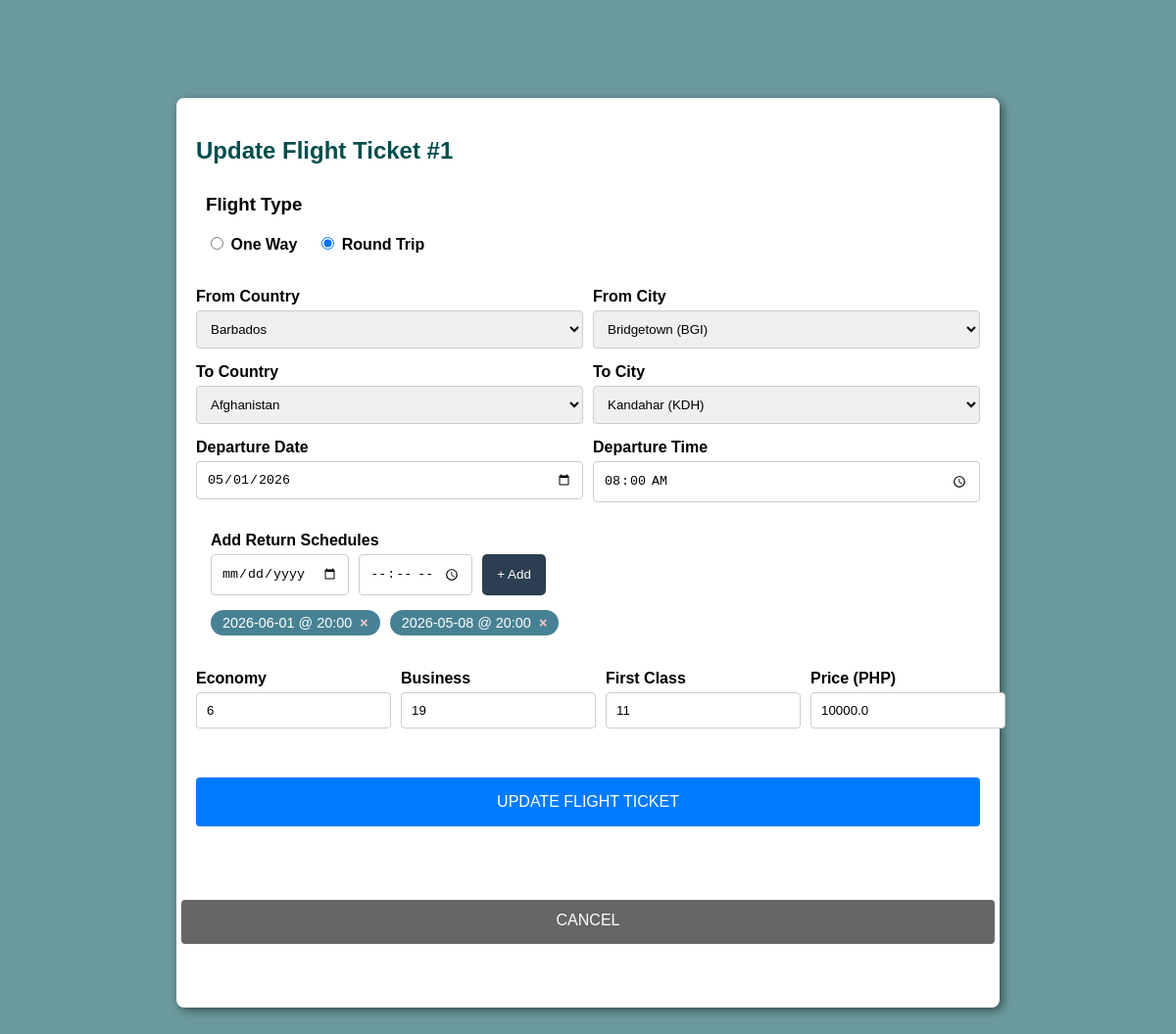
Page /edittickets/1 on the committed database.
### app.py (models this page shows)
class Flight(db.Model):
    id = db.Column(db.Integer, primary_key=True)
    from_country = db.Column(db.String(50), nullable=False)
    from_city = db.Column(db.String(50), nullable=False)
    to_country = db.Column(db.String(50), nullable=False)
    to_city = db.Column(db.String(50), nullable=False)
    dep_date = db.Column(db.String(20), nullable=False)
    dep_time = db.Column(db.String(20), nullable=False)
    ret_date = db.Column(db.Text, nullable=False)
    ret_time = db.Column(db.String(100), nullable=False)
    duration = db.Column(db.String(20), nullable=False)
    tickets_economy = db.Column(db.Integer)
    tickets_business = db.Column(db.Integer)
    tickets_first = db.Column(db.Integer)
    price = db.Column(db.Float, nullable=False)
    promo_code = db.Column(db.String(50), nullable=False)
    trip_type=db.Column(db.String(50), nullable=False)
    status=db.Column(db.String(20),nullable=False)

### app.py (the view, shortened to what this page needs)
@app.route('/edittickets/<int:flight_id>', methods=['GET', 'POST'])
def edittickets(flight_id):
    flight = Flight.query.get_or_404(flight_id)
    return render_template('edittickets.html', flight=flight, countries=COUNTRIES_LIST)

### app.py (called while the page is built)
@app.after_request
def add_header(response):
    response.headers["Cache-Control"] = "no-cache, no-store, must-revalidate"
    response.headers["Pragma"] = "no-cache"
    response.headers["Expires"] = "0"
    return response

### templates/edittickets.html (shortened to what this page needs)
<!DOCTYPE html>
<html lang="en">
<head>
    <link rel="stylesheet" href="{{ url_for('static', filename='adminstyle.css') }}">
</head>
<body style="height: fit-content;">
<div class="allbody" style="display: flex; background-color: #6b9a9d; justify-content: center; align-items: center; min-height: 80vh;">
    <div style="width: 100%; height: auto; position: relative; display: flex; justify-content: center; padding: 50px 0;">
        <div class="admin-form-container">
            <form action="{{ url_for('edittickets', flight_id=flight.id) }}" method="POST">
                <h2 style="color: #004d4d; margin-bottom: 20px;">Update Flight Ticket #{{ flight.id }}</h2>
                <div class="promo-section" style="margin-bottom: 20px; background: rgba(255,255,255,0.2); padding: 10px; border-radius: 8px;">
                    <h3 style="margin-top: 0;">Flight Type</h3>
                    <div style="display: flex; gap: 20px;">
                        <label><input type="radio" name="trip_type" value="one way trip" onclick="toggleReturn()" {% if flight.trip_type == 'one way trip' %}checked{% endif %}> One Way</label>
                        <label><input type="radio" name="trip_type" value="round trip" onclick="toggleReturn()" {% if flight.trip_type == 'round trip' %}checked{% endif %}> Round Trip</label>
                    </div>
                </div>
                <div class="form-row">
                    <div class="form-group">
                        <label>From Country</label>
                        <select id="from_country" name="from_country" onchange="updateCities('from_country', 'from_city')" required>
                            {% for country in countries %}
                            <option value="{{ country }}" {% if flight.from_country == country %}selected{% endif %}>{{ country }}</option>
                            {% endfor %}
                        </select>
                    </div>
                    <div class="form-group">
                        <label>From City</label>
                        <select id="from_city" name="from_city" required>
                            <option value="{{ flight.from_city }}">{{ flight.from_city }}</option>
                        </select>
                    </div>
                </div>
                <div class="form-row">
                        <div class="form-group">
                            <label>To Country</label>
                            <select id="to_country" name="to_country" onchange="updateCities('to_country', 'to_city')" required>
                                {% for country in countries %}
                                <option value="{{ country }}" {% if flight.to_country == country %}selected{% endif %}>{{ country }}</option>
                                 {% endfor %}
                            </select>
                        </div>
                        <div class="form-group">
                            <label>To City</label>
                            <select id="to_city" name="to_city" required>
                                <option value="{{ flight.to_city}}">{{ flight.to_city }}</option>
                            </select>
                        </div>
                    </div>
                <div class="form-row">
                    <div class="form-group">
                        <label>Departure Date</label>
                        <input type="date" name="dep_date" value="{{ flight.dep_date }}" required>
                    </div>
                    <div class="form-group">
                        <label>Departure Time</label>
                        <input type="time" name="dep_time" value="{{ flight.dep_time }}" required>
                    </div>
                </div>
                <div id="return-section" style="display: {{ 'block' if flight.trip_type == 'round trip' else 'none' }}; margin-bottom: 20px;">
                    <div style="background: rgba(255,255,255,0.3); padding: 15px; border-radius: 8px;">
                        <label><strong>Add Return Schedules</strong></label>
                        <div style="display: flex; gap: 10px; margin-top: 5px;">
                            <input type="date" id="temp_ret_date" class="form-control">
                            <input type="time" id="temp_ret_time" class="form-control">
                            <button type="button" onclick="addSchedule()" style="padding: 5px 15px; background: #2c3e50; color: white; border: none; border-radius: 5px; cursor: pointer;">+ Add</button>
                        </div>
                        <div id="schedule_bubbles" style="display: flex; flex-wrap: wrap; gap: 10px; margin-top: 15px;">
                        </div>
                    </div>
                </div>
                <div class="form-row">
                    <div class="form-group">
                        <label>Economy</label>
                        <input type="number" name="tickets_economy" value="{{ flight.tickets_economy }}" min="0" required>
                    </div>
                    <div class="form-group">
                        <label>Business</label>
                        <input type="number" name="tickets_business" value="{{ flight.tickets_business }}" min="0" required>
                    </div>
                    <div class="form-group">
                        <label>First Class</label>
                        <input type="number" name="tickets_first" value="{{ flight.tickets_first }}" min="0" required>
                    </div>
                    <div class="form-group">
                        <label>Price (PHP)</label>
                        <input type="number" step="0.01" name="price" value="{{ flight.price }}" required>
                    </div>
                </div>
                <div class="form-row" style="margin-top: 20px; display: flex; flex-direction:column; gap: 15px; align-items: center;">
                    <button type="submit" class="submit-btn" style="width: 100%; height: 50px;">UPDATE FLIGHT TICKET</button>
                    <a href="{{ url_for('admin_dashboard') }}" class="submit-btn" style="width: 100%; background: #666; text-align: center; text-decoration: none; padding-top: 12px;">CANCEL</a>
                </div>
            </form>
        </div>
    </div>
</div>
</body>
</html>

### static/adminstyle.css (style rules this page uses)
html, body { margin: 0; padding: 0; }
.admin-form-container { max-width: 800px; margin: 50px auto; padding: 20px; background: #ffffff; box-shadow: 3px 3px 10px rgba(0, 0, 0, 0.479); border-radius: 8px; font-family: sans-serif; }
.form-row { display: flex; justify-content: space-between; gap: 10px; margin-bottom: 15px; }
.form-group { flex: 1; display: flex; flex-direction: column; }
label { font-weight: bold; margin-bottom: 5px; }
input, select { padding: 10px; border: 1px solid #ccc; border-radius: 4px; }
.submit-btn { width: 100%; padding: 15px; background: #007bff; color: white; border: none; border-radius: 4px; cursor: pointer; font-size: 16px; margin: 30px 255px; width: 300px; }

### rows in the picture
Flight: id "1", trip_type "☐ One Way", trip_type "☑ Round Trip", from_country "Barbados", from_city "Bridgetown (BGI)", to_country "Afghanistan", to_city "Kandahar (KDH)", dep_date "05/01/2026", dep_time "08:00", tickets_economy "6", tickets_business "19", tickets_first "11", price "10000.0"
